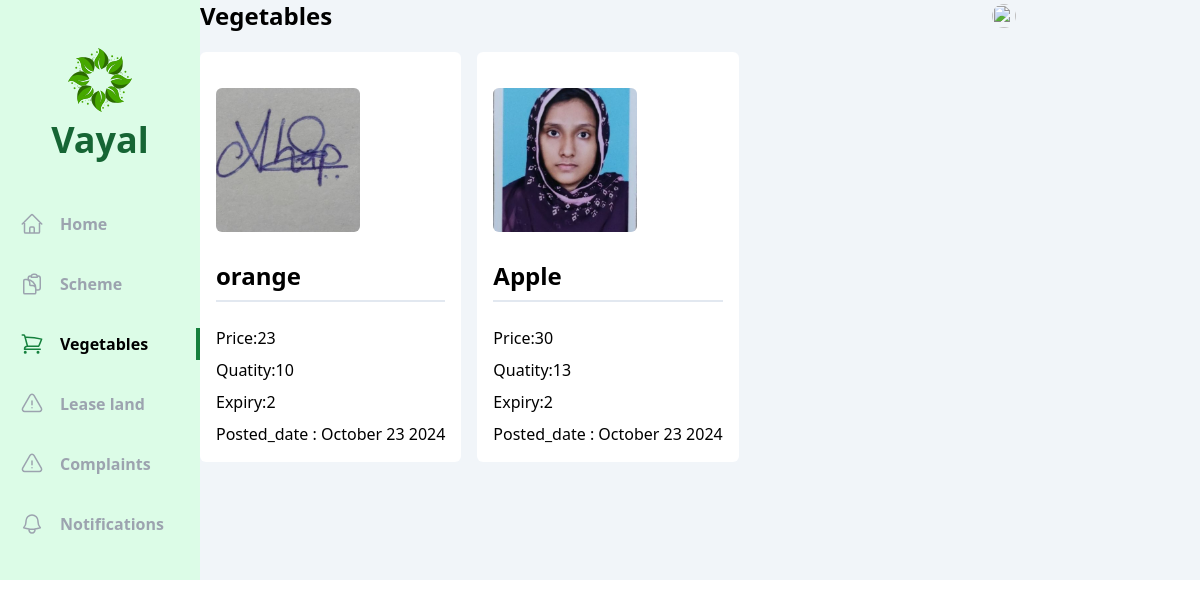
/officer/vegetables/, run on an earlier commit of the app's database.
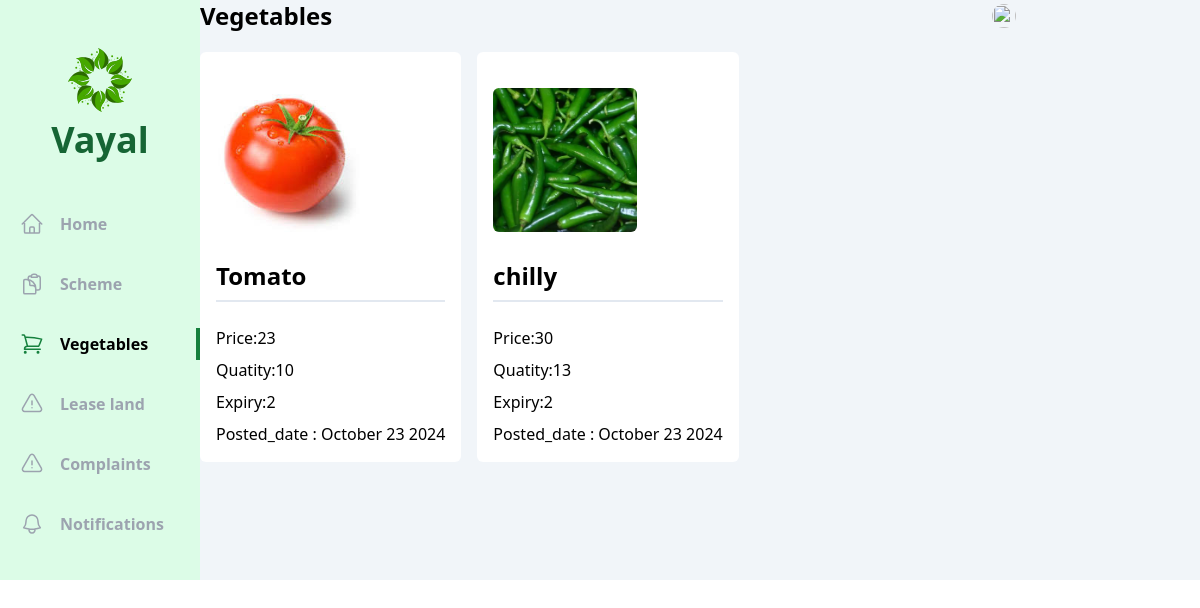
And on a later commit of the database.
### officer/models.py (models this page shows, shortened)
class Vegetable(models.Model):
    vayal_user = models.ForeignKey(Vayal_User, on_delete=models.CASCADE)
    farm_details = models.ForeignKey(VegetablePermission, on_delete=models.CASCADE)
    name = models.CharField(max_length=250)
    price = models.IntegerField()
    quantity =  models.IntegerField()
    expiry =  models.IntegerField()
    posted_date=models.DateTimeField(auto_now_add=True)
    photo = models.ImageField(upload_to='vegetables')

### officer/views/vegetable.py (the view)
# urls.py: path('vegetables/',vegetable.index,name='vegetables'),
def index(request):
    vegetables=Vegetable.objects.all()
    context = {
        'vegetables': vegetables}
    return render(request,'vayal_user/vegetable/index.html',context)

### vayal_user/templates/vayal_user/vegetable/index.html (shortened to what this page needs)
{% extends 'base.html' %}
{% load tailwind_filters %}
{% block content %}
<div class="flex  bg-slate-100">
  <div class="w-2/12 bg-green-100 flex flex-col items-center pb-10">
      <div class="my-12 flex flex-col gap-2 justify-center items-center">
          <h1 class="text-4xl font-bold text-green-800 ">Vayal</h1>
      </div>
      <ul class="flex flex-col gap-7 w-full font-bold text-gray-400">
        <li class="w-full flex items-center px-5 py-1 gap-4 group hover:text-gray-500 cursor-pointer hover:border-green-700 hover:border-r-4">
              <a href="{% url 'vayal_user:home' %}">Home</a>
          </li>
          <li class="w-full flex items-center px-5 py-1 gap-4 group hover:text-gray-500 cursor-pointer hover:border-green-700 hover:border-r-4">
              <a href="{% url 'vayal_user:schemes' %}">Scheme</a>
          </li>
          <li class="w-full flex items-center px-5 py-1 gap-4 border-r-4 text-black border-green-700">
            <a href="{% url 'vayal_user:vegetables' %}">Vegetables</a>
        </li>
        <li class="w-full flex items-center px-5 py-1 gap-4 group hover:text-gray-500 cursor-pointer hover:border-green-700 hover:border-r-4">
            <a href="{% url 'vayal_user:lease_land' %}">Lease land</a>
        </li>
        <li class="w-full flex items-center px-5 py-1 gap-4 group hover:text-gray-500 cursor-pointer hover:border-green-700 hover:border-r-4">
            <a href="{% url 'vayal_user:complaints' %}">Complaints</a>
        </li>
        <li class="w-full flex items-center px-5 py-1 gap-4 group hover:text-gray-500 cursor-pointer hover:border-green-700 hover:border-r-4">
            <a href="{% url 'vayal_user:notifications' %}">Notifications</a>
        </li>
      </ul>
    </div>
    <div >
      <div class="flex justify-between mb-5">
        <h1 class="text-2xl font-bold">Vegetables</h1>
        <div class="flex items-center gap-4">
            <div class="relative">
            <img id="profile" src="/uploads/{{vayal_user.photo}}" class="h-6 w-6 rounded-full cursor-pointer" alt="">
        </div>
        </div>
    </div>
  <div class="grid grid-cols-3 gap-x-4 gap-y-8">
    {% for vegetable in vegetables %}
        <div class="flex flex-col bg-white p-4 rounded-md gap-2">
            <img class="cursor-pointer rounded-md h-36 w-36 object-cover my-5" src="/uploads/{{vegetable.photo}}" alt="">
            <span class="text-2xl font-bold mb-4 pb-2 border-b-2 border-slate-200">{{vegetable.name }}</span>
            <span>Price:{{vegetable.price}}</span>
            <span>Quatity:{{vegetable.quantity}}</span>
            <span>Expiry:{{vegetable.expiry}}</span>
            <span>Posted_date : {{vegetable.posted_date | date:"F d Y" }}</span>
        </div>
    {% endfor %}
</div>
       </div>
</div>
{% endblock content %}

What changed in the data, as far as the page shows it:
changed Vegetable: photo: a different picture; name "orange" → "Tomato"
changed Vegetable: photo: a different picture; name "Apple" → "chilly"
